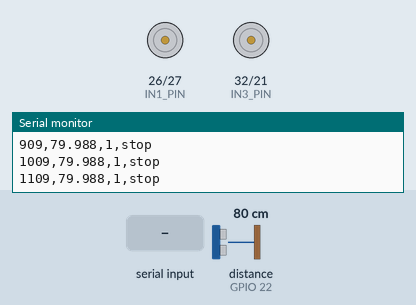
The sketch below on a simulated ESP32. On the bench: motor-driver pin pairs drawn as motors (green arrow = first pin HIGH = forward, orange = second pin HIGH = backward, longer = more drive, scaled by the enable pin), the last lines printed to the serial monitor. Wiring (inferred from the names in the program): ultrasonic range finder: trigger GPIO 23; echo GPIO 22. The inputs (shaded band) are chosen by the test bench; at power-on: distance to the obstacle (sensor on GPIO 22) 80 cm. The echo pulse lasts 58.3 µs per cm.

Above: at 1.2 s.
1.3 s: "A" received over Serial
At 2.4 s:
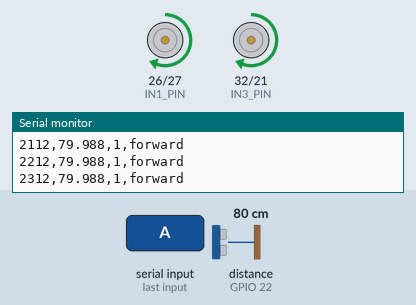
2.8 s: distance to the obstacle (sensor on GPIO 22) set to 45 cm
4.3 s: distance to the obstacle (sensor on GPIO 22) set to 38 cm
At 4.8 s:
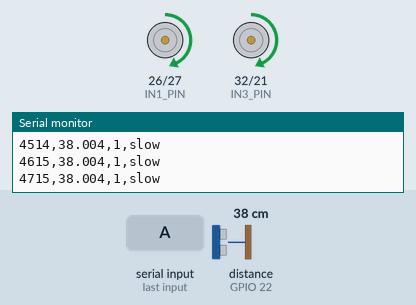
5.8 s: distance to the obstacle (sensor on GPIO 22) set to 60 cm
At 7.0 s:
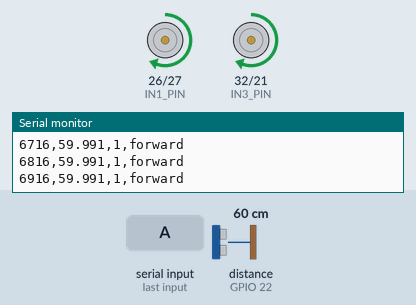
7.3 s: distance to the obstacle (sensor on GPIO 22) set to 35 cm
At 8.4 s:
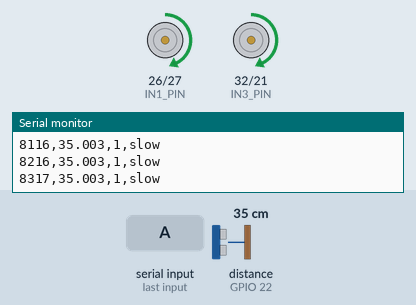
8.8 s: "S" received over Serial
At 10.0 s:
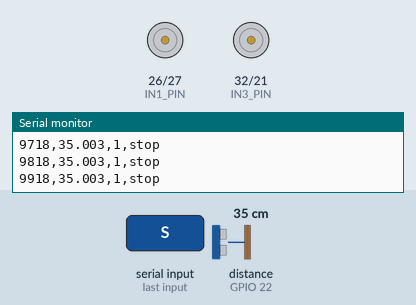
Timing chart, 0 to 11.3 s (numbered marks = the images above; inputs shaded):
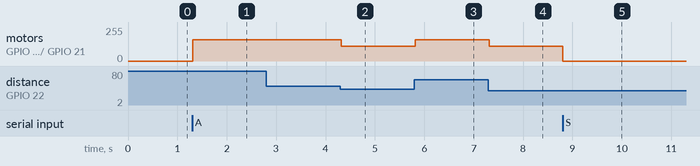

The sketch:

carrinho_threshold.ino
```cpp
#include <Arduino.h>
#include "threshold_policy.h"

// ESP32 DevKit WROOM + HC-SR04 + L298N. Remove the ENA/ENB jumpers.
constexpr int TRIG_PIN = 23;
constexpr int ECHO_PIN = 22;
constexpr int ENA_PIN = 25;
constexpr int IN1_PIN = 26;
constexpr int IN2_PIN = 27;
constexpr int ENB_PIN = 33;
constexpr int IN3_PIN = 32;
constexpr int IN4_PIN = 21;
constexpr unsigned long SAMPLE_MS = 100;
constexpr int SLOW_PWM = 110;
constexpr int CRUISE_PWM = 160;

unsigned long nextSample = 0;
bool armed = false;
bool pwmReady = false;

void stopMotors() {
  if (pwmReady) {
    ledcWrite(ENA_PIN, 0);
    ledcWrite(ENB_PIN, 0);
  }
  digitalWrite(IN1_PIN, LOW);
  digitalWrite(IN2_PIN, LOW);
  digitalWrite(IN3_PIN, LOW);
  digitalWrite(IN4_PIN, LOW);
}

void drive(ThresholdAction action) {
  if (!armed || !pwmReady || action == ThresholdAction::STOP) {
    stopMotors();
    return;
  }
  digitalWrite(IN1_PIN, HIGH);
  digitalWrite(IN2_PIN, LOW);
  digitalWrite(IN3_PIN, HIGH);
  digitalWrite(IN4_PIN, LOW);
  const int duty = action == ThresholdAction::SLOW ? SLOW_PWM : CRUISE_PWM;
  ledcWrite(ENA_PIN, duty);
  ledcWrite(ENB_PIN, duty);
}

float readDistance() {
  digitalWrite(TRIG_PIN, LOW);
  delayMicroseconds(2);
  digitalWrite(TRIG_PIN, HIGH);
  delayMicroseconds(10);
  digitalWrite(TRIG_PIN, LOW);
  const unsigned long duration = pulseIn(ECHO_PIN, HIGH, 25000UL);
  if (!duration) return -1.0f;
  const float cm = duration * 0.0343f / 2.0f;
  return cm >= 2.0f && cm <= 400.0f ? cm : -1.0f;
}

const char* actionName(ThresholdAction action) {
  switch (action) {
    case ThresholdAction::SLOW: return "slow";
    case ThresholdAction::FORWARD: return "forward";
    default: return "stop";
  }
}

void setup() {
  Serial.begin(115200);
  for (int pin : {ENA_PIN, ENB_PIN, IN1_PIN, IN2_PIN, IN3_PIN, IN4_PIN}) {
    pinMode(pin, OUTPUT);
    digitalWrite(pin, LOW);
  }
  const bool leftReady = ledcAttach(ENA_PIN, 1000, 8);
  const bool rightReady = ledcAttach(ENB_PIN, 1000, 8);
  pwmReady = leftReady && rightReady;
  stopMotors();
  pinMode(TRIG_PIN, OUTPUT);
  pinMode(ECHO_PIN, INPUT);
  digitalWrite(TRIG_PIN, LOW);
  Serial.println("timestamp,distance_cm,valid,action");
  Serial.println("# threshold baseline: >40 cm forward; >20-40 cm slow; <=20 cm stop; <8 cm emergency");
  Serial.println("# A arms, S stops and disarms");
  nextSample = millis();
}

void loop() {
  while (Serial.available()) {
    const char command = Serial.read();
    if (command == 'S' || command == 's') {
      armed = false;
      stopMotors();
    } else if (command == 'A' || command == 'a') {
      armed = true;
    }
  }

  const unsigned long now = millis();
  if (static_cast<long>(now - nextSample) < 0) return;
  nextSample = now + SAMPLE_MS;

  const float distance = readDistance();
  const bool valid = distance >= 2.0f && distance <= 400.0f;
  const ThresholdAction requestedAction = decideThresholdAction(distance, valid);
  const ThresholdAction effectiveAction = armed && pwmReady ? requestedAction : ThresholdAction::STOP;
  drive(effectiveAction);
  Serial.printf("%lu,%.3f,%d,%s\n", now, distance, valid ? 1 : 0, actionName(effectiveAction));
}
```

threshold_policy.h
```cpp
#pragma once

enum class ThresholdAction { STOP, SLOW, FORWARD };

constexpr float EMERGENCY_CM = 8.0f;
constexpr float STOP_DISTANCE_CM = 20.0f;
constexpr float CAUTION_DISTANCE_CM = 40.0f;

constexpr ThresholdAction decideThresholdAction(float distanceCm, bool valid) {
  if (!valid || distanceCm != distanceCm || distanceCm < 2.0f || distanceCm > 400.0f ||
      distanceCm < EMERGENCY_CM ||
      distanceCm <= STOP_DISTANCE_CM) {
    return ThresholdAction::STOP;
  }
  if (distanceCm <= CAUTION_DISTANCE_CM) return ThresholdAction::SLOW;
  return ThresholdAction::FORWARD;
}
```

Measured:
- the behaviour switches between 41 and 40 cm on distance to the obstacle (sensor on GPIO 22) (found by bisection; images 1 and 2)
- after the input at 1.3 s, motor on GPIO 26 (IN1_PIN) / GPIO 27 (IN2_PIN), motor on GPIO 32 (IN3_PIN) / GPIO 21 (IN4_PIN): stopped → forward 159/255 at once
- after the input at 4.3 s, motor on GPIO 26 (IN1_PIN) / GPIO 27 (IN2_PIN), motor on GPIO 32 (IN3_PIN) / GPIO 21 (IN4_PIN): forward 159/255 → forward 110/255 at once
- after the input at 5.8 s, motor on GPIO 26 (IN1_PIN) / GPIO 27 (IN2_PIN), motor on GPIO 32 (IN3_PIN) / GPIO 21 (IN4_PIN): forward 110/255 → forward 159/255 at once
- after the input at 7.3 s, motor on GPIO 26 (IN1_PIN) / GPIO 27 (IN2_PIN), motor on GPIO 32 (IN3_PIN) / GPIO 21 (IN4_PIN): forward 159/255 → forward 110/255 at once
- after the input at 8.8 s, motor on GPIO 26 (IN1_PIN) / GPIO 27 (IN2_PIN), motor on GPIO 32 (IN3_PIN) / GPIO 21 (IN4_PIN): forward 110/255 → stopped at once
